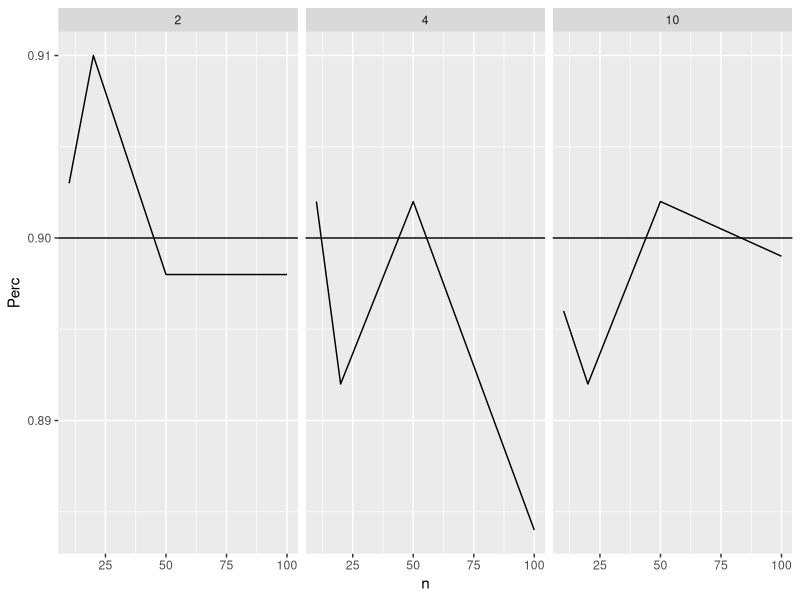
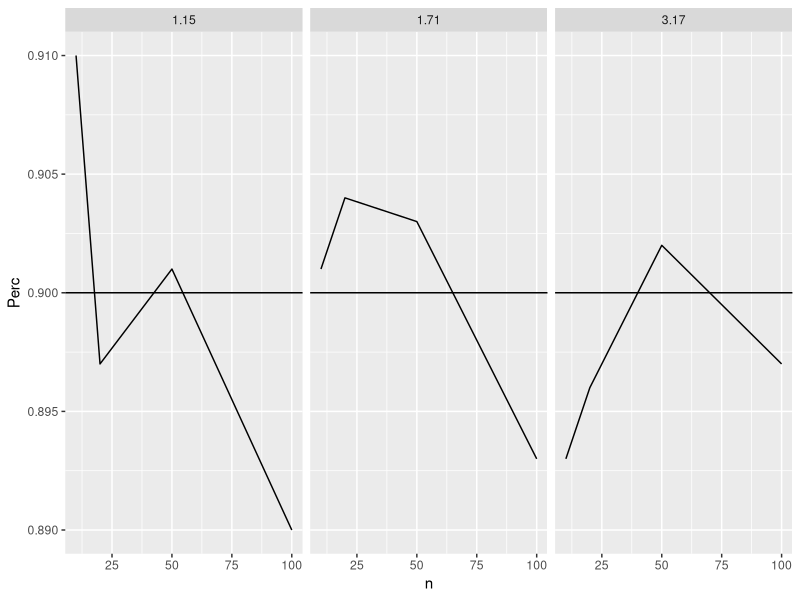
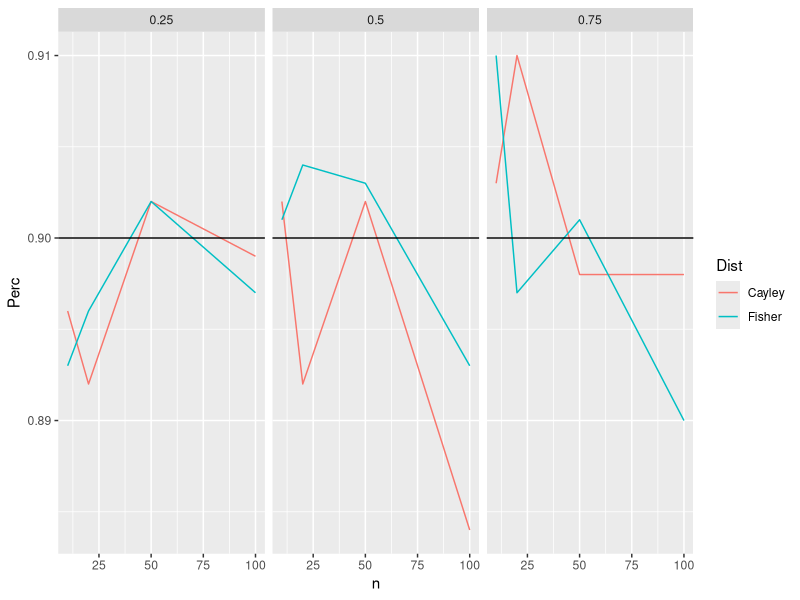
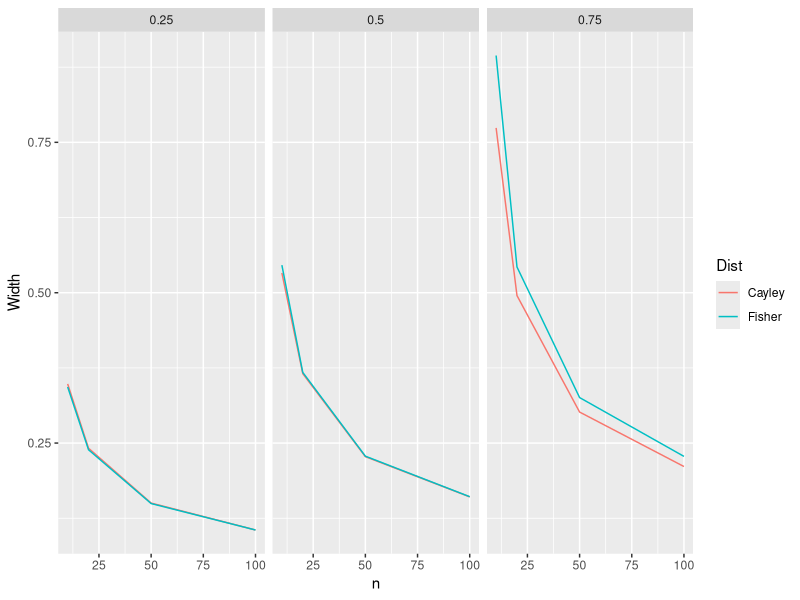

These figures' R source, in order:
library(plyr)
library(reshape2)
library(ggplot2)

#Cayley
cayRes<-read.csv("intervals/BayesRegions/Results/CayleyResults.csv")[,-1]
caySum<-ddply(cayRes,.(Kappa,n),summarize,Perc=sum(cover)/length(cover),Width=mean(width),Sacc=mean(Saccept))
caySum
qplot(n,Perc,data=caySum,facets=.~Kappa,geom='line')+geom_hline(yintercept=0.9)

#Fisher
fishRes<-read.csv("intervals/BayesRegions/Results/FisherResults.csv")[,-1]
fishSum<-ddply(fishRes,.(Kappa,n),summarize,Perc=sum(cover)/length(cover),Width=mean(width),Sacc=mean(Saccept))
fishSum
qplot(n,Perc,data=fishSum,facets=.~Kappa,geom='line')+geom_hline(yintercept=0.9)

#Together
caySum$nu<-rep(c(0.75,.5,.25),each=4)
caySum$Dist="Cayley"
fishSum$nu<-rep(c(0.75,.5,.25),each=4)
fishSum$Dist<-"Fisher"
togSum<-rbind(caySum,fishSum)

qplot(n,Perc,data=togSum,facets=.~nu,geom='line',group=Dist,colour=Dist)+geom_hline(yintercept=0.9)

qplot(n,Width,data=togSum,facets=.~nu,geom='line',group=Dist,colour=Dist)
